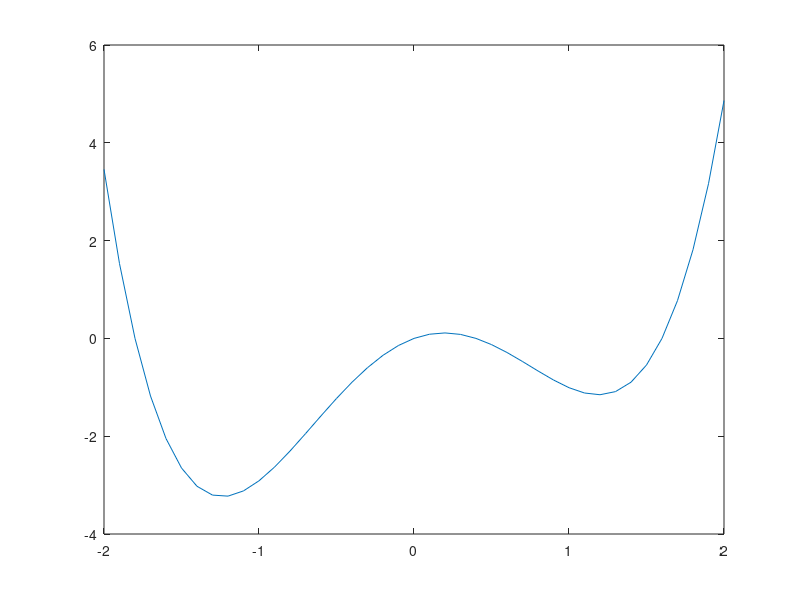

This chart was generated by the following MATLAB code: (Note: this script raises an error after producing the figure.)
%% Math 320 - Chapter 8 Homework
% Tomas Oh

close all, clear, clc, format compact

%% Chapter 8, Problem #1

x = -4:0.1:4;
p = [0.9, -0.3, -15.5, 7, 36, -7];
y = polyval(p, x);
plot(x, y);

%% Chapter 8, Problem #5

% Given x(x + 1.8)(x - 0.4)(x - 1.6), the roots are x = 0, -1.8, 0.4, 1.6
r = [0, -1.8, 0.4, 1.6];
p = poly(r);
x = -2:0.1:2;
y = polyval(p, x);
plot(x, y);

%% Chapter 8, Problem #6

u = [-9, 12, 5, -9, 17, -7, 15]; v = [3, -2, -3];
[q, r] = deconv(u, v)

%% Chapter 8, Problem #8

% Product of four consecutive even integers. Let the first be n, then:
% n(n + 2)(n + 4)(n + 6) = 1,488,384
p = conv(conv([1, 0], [1, 2]), conv([1, 4], [1, 6]));
p(end) = -1488384;
r = roots(p) % Ignoring imaginary roots, the integers are 32 and -38

%% Chapter 8, Problem #13

% SA = x(x + 18) + 2xh + 2(x + 18)h = x^2 + 18x + h(4x + 36) = 2500
% h = (2500 - x^2 - 18x) / (4x + 36)
% V = x(x + 18)h = x(x + 18)(- x^2 - 18x + 2500) / (4x + 36)
conv(conv([1, 0], [1, 18]), [-1 -18 2500]);

%% Chapter 8, Problem #14

% 1/100,000 <= 6/(n(n - 1)(n - 2)) <= 1/95,000
% 570,000 <= n(n - 1)(n - 2) <= 600,000
ineq1 = [1, -3, 2, -570000]; ineq2 = [1, -3, 2, -600000];
roots(ineq1)
roots(ineq2)

%% Chapter 8, Problem #15

p1 = [8, 10, 0, -5, 13, -4, 2]; p2 = [0, 0, 4, 0, 7, 0, 6];
polyadd(p1, p2, 'add')
polyadd(p1, p2, 'sub')

%% Chapter 8, Problem #17

[x, y, w] = maxormin(3, -7, 14) % Part (a)
[x, y, w] = maxormin(-5, -11, 15) % Part (b)

%% Chapter 8, Problem #22

years = [1815, 1845, 1875, 1905, 1935, 1965];
population = [8.3, 19.7, 44.4, 83.2, 127.1, 190.9];
p = polyfit(years, population, 2);
xs = 1815:0.1:1965;
ys = polyval(p, xs);
plot(xs, ys);
xlabel('Year');
ylabel('Population (millions)');
title('Population Growth Over Time');
grid on;

%% Chapter 8, Problem #26

x = [1, 2.2, 3.7, 6.4, 9, 11.5, 14.2, 17.8, 20.5, 23.2];
y = [12, 9, 6.6, 5.5, 7.2, 9.2, 9.6, 8.5, 6.5, 2.2];

p1 = polyfit(x, y, 1); p2 = polyfit(x, y, 2);
p3 = polyfit(x, y, 3); p5 = polyfit(x, y, 5);

xs = linspace(1, 23.2, 200);
ys1 = polyval(p1, xs); ys2 = polyval(p2, xs);
ys3 = polyval(p3, xs); ys5 = polyval(p5, xs);

hold on;
plot(xs, ys1); plot(xs, ys2);
plot(xs, ys3); plot(xs, ys5);
hold off;

title('Polynomial Fits (1st, 2nd, 3rd, 5th)');
xlabel('x'); ylabel('y');
grid on; legend('1st Order', '2nd Order', '3rd Order', '5th Order');

%% Chapter 8, Problem #31

t = 0.5:0.5:6.0;
C = [1.7, 3.1, 5.7, 9.1, 6.4, 3.7, 2.8, 1.6, 1.2, 0.8, 0.7, 0.6];

t_est = 2.25;
ts = linspace(0.5, 6, 200);

% Part (a)

CestLinear = interp1(t, C, t_est, 'linear');
CsLinear = interp1(t, C, ts, 'linear');

% Part (b)

CestSpline = interp1(t, C, t_est, 'spline');
CsSpline = interp1(t, C, ts, 'spline');

subplot(1, 2, 1);
plot(t, C);
hold on;
plot(t_est, CestLinear);
plot(ts, CsLinear);
title('Linear Interpolation');
xlabel('Time (h)');
ylabel('Concentration');
grid on;

subplot(1, 2, 2)
plot(t, C);
hold on;
plot(t_est, CestSpline);
plot(ts, CsSpline);
title('Spline Interpolation');
xlabel('Time (h)');
ylabel('Concentration');
grid on;
